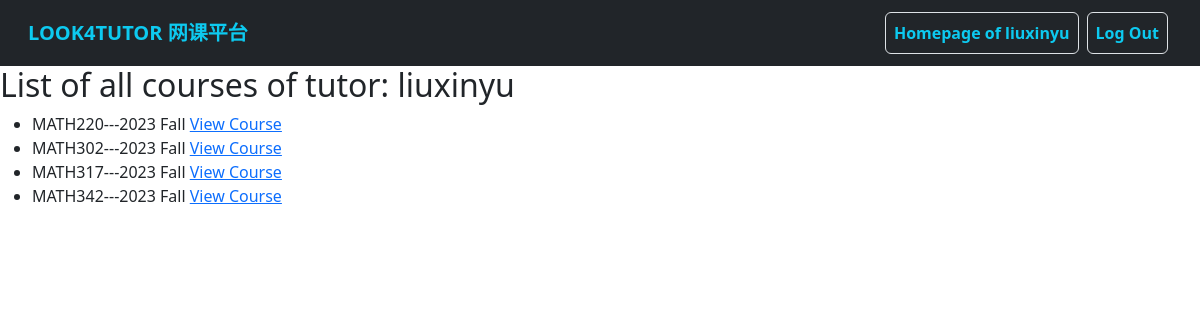
The app's page /tutors/tutor_course_list (signed in) with its own data.
### users/models.py (models this page shows)
class MyUser(AbstractUser):
    wechat_id = models.CharField(
        max_length=20,
        blank=False,
        unique=True,
        verbose_name='Wechat ID',
        help_text="Your Wechat/Weixin ID used to contact Look4Tutor service",
    )
    is_tutor = models.BooleanField(
        default=False,
        verbose_name='Tutor',
        help_text="Designates whether the user is a tutor",
    )
    nickname = models.CharField(
        max_length=50,
        blank=True,
        verbose_name='Nickname',
        help_text="Nickname used by Look4Tutor",
    )
    label = models.CharField(
        max_length=200,
        blank=True,
        verbose_name='Label',
        help_text="Label added by administration"
    )
    comment = models.TextField(
        max_length=300,
        blank=True,
        verbose_name='Comment',
        help_text="Comment on user"
    )

### courses/models.py (models this page shows, shortened)
class Course(models.Model):
    SUBJECT_CHOICES = [
        ('APBI', 'APBI'),
        ('APSC', 'APSC'),
        ('BIOL', 'BIOL'),
        ('CHEM', 'CHEM'),
        ('COMM', 'COMM'),
        ('COMR', 'COMR'),
        ('CPEN', 'CPEN'),
        ('CPSC', 'CPSC'),
        ('DCSI', 'DCSI'),
        ('ECON', 'ECON'),
        ('ELEC', 'ELEC'),
        ('EOSC', 'EOSC'),
        ('MATH', 'MATH'),
        ('MFRE', 'MFRE'),
        ('PHIL', 'PHIL'),
        ('PHYS', 'PHYS'),
        ('PSYC', 'PSYC'),
        ('SCIE', 'SCIE'),
        ('STAT', 'STAT'),
        ('VANT', 'VANT'),
        ('WRDS', 'WRDS'),
    ]
    subject = models.CharField(
        max_length=4,
        choices=SUBJECT_CHOICES,
        help_text="Subject code, e.g. ECON.",
        blank=False,
        verbose_name='Subject'
    )
    course_number = models.CharField(
        max_length=3,
        help_text="3-digits course number, e.g. 101.",
        blank=False,
        verbose_name='Course Number'
    )
    section = models.CharField(
        max_length=20,
        help_text="Section number, e.g. 202 or professor name. <strong>Leave it blank</strong> if there is only one section.",
        blank=True,
        verbose_name='Section'
    )
    term = models.ForeignKey(
        Term,
        models.SET_NULL,
        blank=True,
        null=True,
        verbose_name='Term'
    )
    tutor = models.ForeignKey(
        MyUser,
        models.SET_NULL,
        limit_choices_to={'is_tutor': True},
        blank=True,
        null=True,
        verbose_name='Tutor'
    )
    def get_long_title(self):
        return self.subject + self.course_number + self.section + "---" + self.term.__str__()

class Term(models.Model):
    SEASON_CHOICES = [
        ('Fall', 'Fall'),
        ('Spring', 'Spring'),
        ('Summer_1', 'Summer_1'),
        ('Summer_2', 'Summer_2')
    ]
    year = models.CharField(
        max_length=4,
        help_text="Year of the term, e.g. 2023",
        blank=False,
        verbose_name='Year'
    )
    season = models.CharField(
        max_length=8,
        choices=SEASON_CHOICES,
        help_text="Season of the term, e.g. Fall.",
        blank=False,
        verbose_name='Season'
    )
    start_date = models.DateField(
        help_text="Start date of the term.",
        verbose_name='Start Date'
    )
    end_date = models.DateField(
        help_text="End date of the term.",
        verbose_name='End Date'
    )
    def __str__(self):
        return self.year + " " + self.season.capitalize()

### tutors/views.py (the view)
# urls.py: path('tutor_course_list', TutorCourseList.as_view(), name='tutor_course_list'),
class TutorCourseList(LoginRequiredMixin, ListView):
    model = Course
    template_name = 'tutors/tutor_course_list.html'
    ordering = ['term', 'course_number']
    def get_queryset(self):
        return Course.objects.filter(tutor=self.request.user)

### templates/tutors/tutor_course_list.html
{% extends 'base.html' %} {% block content %}
<h2>List of all courses of tutor: {{ user.username }}</h2>
<div>
  <ul>
    {% for course in course_list %}
    <li>
      {{ course.get_long_title }}
      <a href="{% url 'tutor_course_detail' course.id %}">View Course</a>
    </li>
    {% endfor %}
  </ul>
</div>
{% endblock %}

### templates/base.html (shortened to what this page needs)
<!DOCTYPE html>
<html lang="en">
  <head>
    <link
      href="https://cdn.jsdelivr.net/npm/bootstrap@5.3.0-alpha3/dist/css/bootstrap.min.css"
      rel="stylesheet"
    />
  </head>
  <body>
    <nav class="navbar navbar-expand-lg bg-dark">
      <div class="container-fluid ms-3 me-3">
        <a class="navbar-brand text-info fw-bold" href="{% url 'index' %}"
          >LOOK4TUTOR 网课平台</a
        >
        <div class="collapse navbar-collapse" id="navbarSupportedContent">
          <ul class="navbar-nav ms-auto mb-2 mb-lg-0">
            {% if user.is_authenticated %}
            <li class="nav-item">
              <a
                class="nav-link text-info fw-semibold m-1 border btn btn-outline-light"
                href="{% url 'user_home' %}"
                >Homepage of {{ user.username }}</a
              >
            </li>
            <li class="nav-item">
              <a
                class="nav-link text-info fw-semibold m-1 border btn btn-outline-light"
                href="{% url 'logout' %}"
                >Log Out</a
              >
            </li>
            {% endif %}
          </ul>
        </div>
      </div>
    </nav>
    <div>{% block content %} {% endblock %}</div>
  </body>
</html>

### records on screen
MyUser: username "liuxinyu"
Course: get_long_title "MATH220---2023 Fall"
Course: get_long_title "MATH302---2023 Fall"
Course: get_long_title "MATH317---2023 Fall"
Course: get_long_title "MATH342---2023 Fall"
